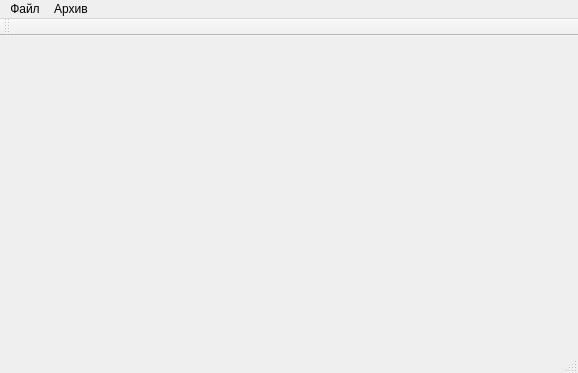
<?xml version="1.0" encoding="UTF-8"?>
<ui version="4.0">
 <class>MainWindow</class>
 <widget class="QMainWindow" name="MainWindow">
  <property name="geometry">
   <rect>
    <x>0</x>
    <y>0</y>
    <width>578</width>
    <height>373</height>
   </rect>
  </property>
  <property name="windowTitle">
   <string>MainWindow</string>
  </property>
  <widget class="QWidget" name="centralWidget">
   <layout class="QHBoxLayout" name="horizontalLayout_2"/>
  </widget>
  <widget class="QMenuBar" name="menuBar">
   <property name="geometry">
    <rect>
     <x>0</x>
     <y>0</y>
     <width>578</width>
     <height>20</height>
    </rect>
   </property>
   <widget class="QMenu" name="menu">
    <property name="title">
     <string>Файл</string>
    </property>
    <addaction name="create"/>
    <addaction name="open"/>
    <addaction name="close"/>
   </widget>
   <widget class="QMenu" name="menu_2">
    <property name="title">
     <string>Архив</string>
    </property>
    <addaction name="upDir"/>
    <addaction name="separator"/>
    <addaction name="add_file"/>
    <addaction name="remove"/>
    <addaction name="rename"/>
    <addaction name="separator"/>
    <addaction name="view_edit"/>
   </widget>
   <addaction name="menu"/>
   <addaction name="menu_2"/>
  </widget>
  <widget class="QToolBar" name="mainToolBar">
   <attribute name="toolBarArea">
    <enum>TopToolBarArea</enum>
   </attribute>
   <attribute name="toolBarBreak">
    <bool>false</bool>
   </attribute>
  </widget>
  <widget class="QStatusBar" name="statusBar"/>
  <action name="create">
   <property name="icon">
    <iconset resource="res.qrc">
     <normaloff>:/new</normaloff>:/new</iconset>
   </property>
   <property name="text">
    <string>Создать...</string>
   </property>
   <property name="toolTip">
    <string>Создать архив</string>
   </property>
   <property name="shortcut">
    <string>Ctrl+N</string>
   </property>
  </action>
  <action name="open">
   <property name="icon">
    <iconset resource="res.qrc">
     <normaloff>:/open</normaloff>:/open</iconset>
   </property>
   <property name="text">
    <string>Открыть...</string>
   </property>
   <property name="toolTip">
    <string>Открыть архив</string>
   </property>
   <property name="shortcut">
    <string>Ctrl+O</string>
   </property>
  </action>
  <action name="upDir">
   <property name="icon">
    <iconset resource="res.qrc">
     <normaloff>:/updir</normaloff>:/updir</iconset>
   </property>
   <property name="text">
    <string>Перейти на каталог выше</string>
   </property>
   <property name="shortcut">
    <string>Backspace</string>
   </property>
  </action>
  <action name="close">
   <property name="text">
    <string>Закрыть</string>
   </property>
  </action>
  <action name="add_file">
   <property name="icon">
    <iconset resource="res.qrc">
     <normaloff>:/addfile</normaloff>:/addfile</iconset>
   </property>
   <property name="text">
    <string>Добавить файлы...</string>
   </property>
  </action>
  <action name="remove">
   <property name="icon">
    <iconset resource="res.qrc">
     <normaloff>:/remfile</normaloff>:/remfile</iconset>
   </property>
   <property name="text">
    <string>Удалить файл(ы)</string>
   </property>
  </action>
  <action name="rename">
   <property name="icon">
    <iconset resource="res.qrc">
     <normaloff>:/rename</normaloff>:/rename</iconset>
   </property>
   <property name="text">
    <string>Переименовать файл</string>
   </property>
  </action>
  <action name="view_edit">
   <property name="icon">
    <iconset resource="res.qrc">
     <normaloff>:/viewedit</normaloff>:/viewedit</iconset>
   </property>
   <property name="text">
    <string>Просмотр/Изменение</string>
   </property>
  </action>
 </widget>
 <layoutdefault spacing="6" margin="11"/>
 <resources>
  <include location="res.qrc"/>
 </resources>
 <connections/>
</ui>
